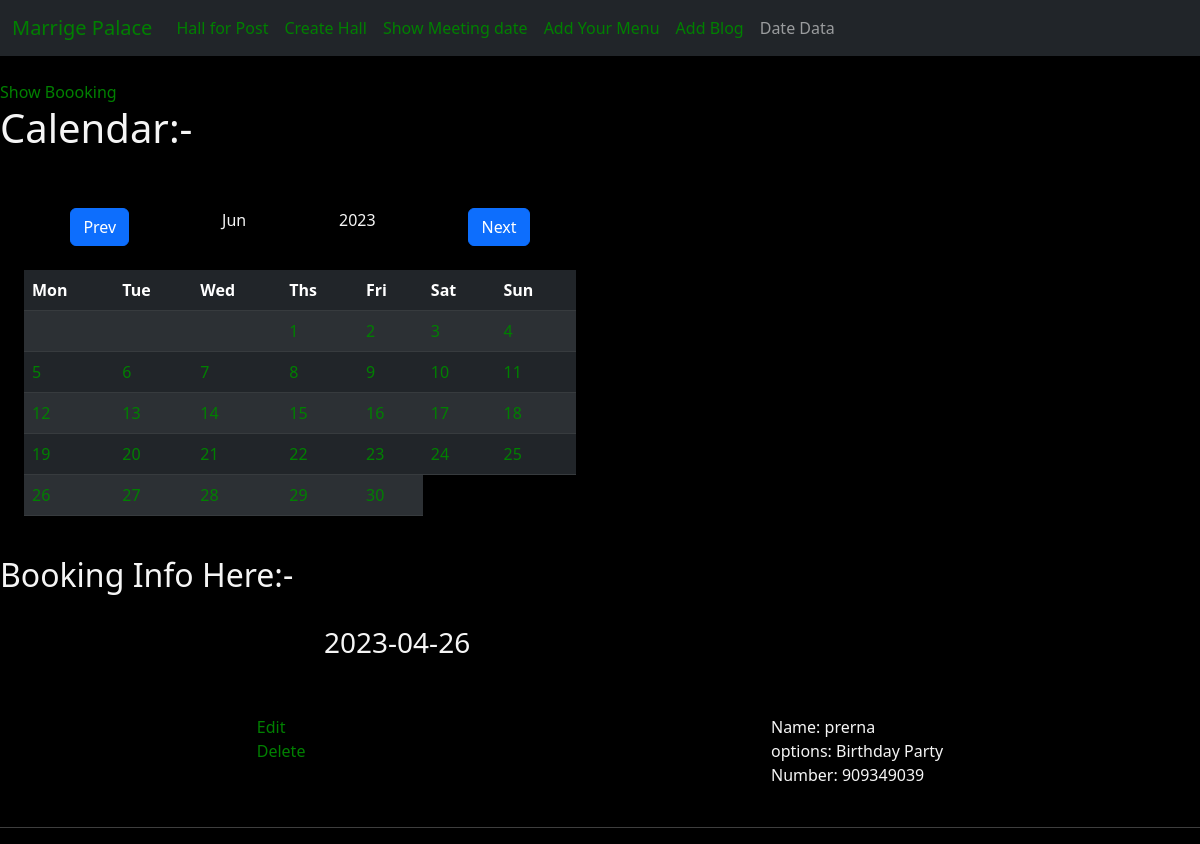
Before: /admin_main/date_data with the older database file.
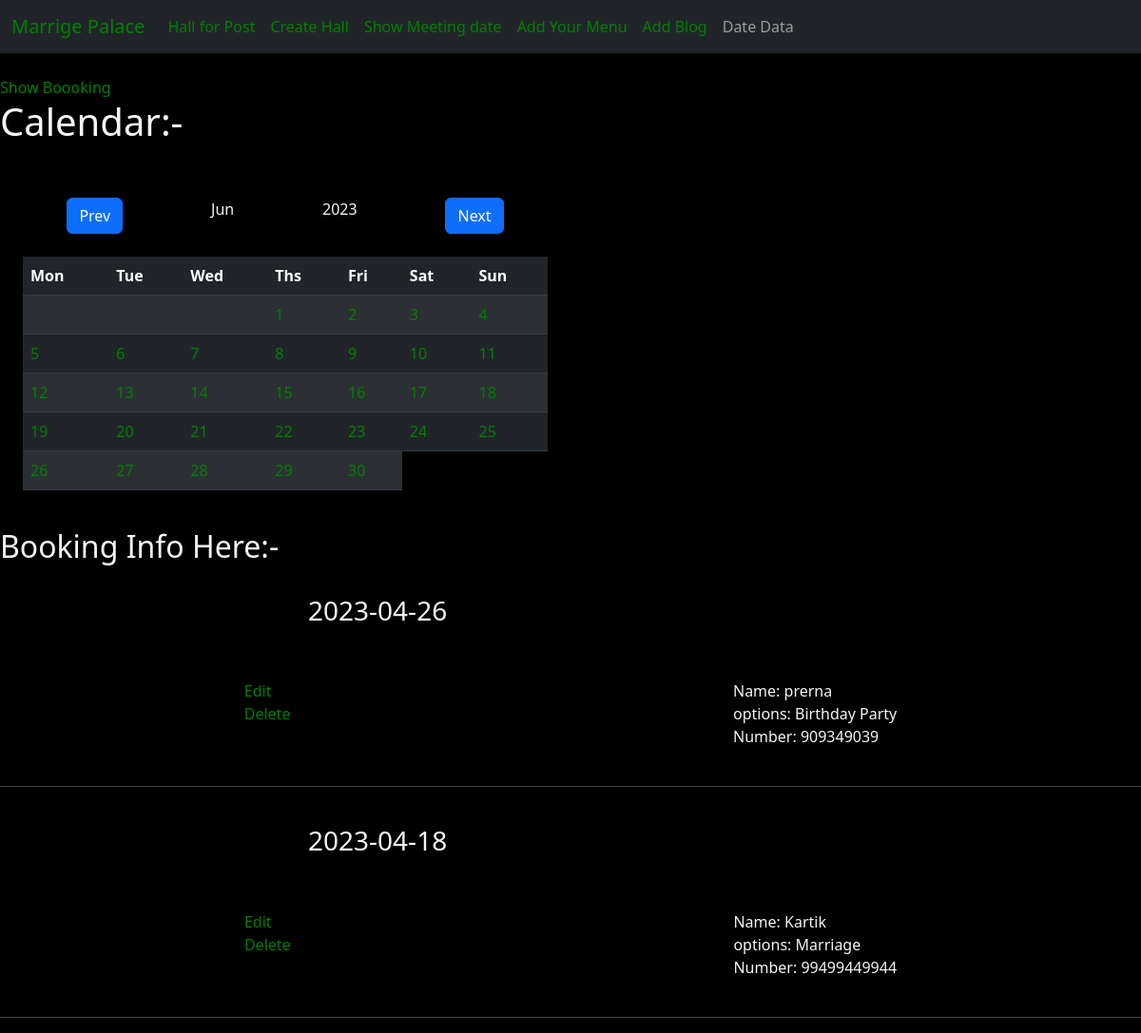
After: the same page with the newer database file.
### tables this page shows
CREATE TABLE date_data (
	id INTEGER NOT NULL, 
	dated VARCHAR(50), 
	option VARCHAR(50), 
	name VARCHAR(50), 
	number INTEGER, 
	PRIMARY KEY (id)
);

### router/admin_login/admin_in.py (the view)
@admin_main.route('/date_data')
def booking_data():
    result = 'SELECT * FROM date_data'
    show = engine.execute(result)
    x = show.fetchall()
    return render_template('admin/booking_data.html', x=x)

### templates/admin/booking_data.html (shortened to what this page needs)
{% extends "admin/index_date.html"%}
{% block booking %}
<h2>Booking Info Here:- </h2>
{% for book in x%}
    <div >
        <div style="margin: auto; width: 50%; padding: 2%;">
            <h3>{{ book.dated }}</h3>
        </div>
        <div style="padding: 2%;" class="d-lg-flex justify-content-around">
            <div>
                <a href="{{ url_for('admin_main.edit_event', id=book['id'])}}">Edit</a><br>
                <a href="{{ url_for('admin_main.deleteHere', id=book['id'])}}">Delete</a>
            </div>
            <div>
                <label for="name">Name: {{book.name}}</label>
                <br>
                <label for="opts">options: {{book.option}}</label>
                <br>
                <label for="Number">Number: {{book.number}}</label>
            </div>
        </div>
    </div>
    <hr>
{% endfor %}
{% endblock%}

Changed rows visible on the page:
added date_data: dated "2023-04-18", name "Kartik", option "Marriage", number "99499449944"
